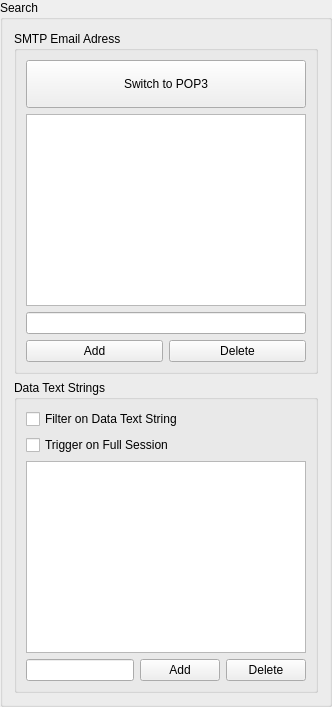
           <widget class="QGroupBox" name="groupBox_2">
            <property name="title">
             <string>Search</string>
            </property>
            <layout class="QVBoxLayout" name="verticalLayout_4">
             <item>
              <widget class="QGroupBox" name="groupBox_15">
               <property name="title">
                <string>SMTP Email Adress</string>
               </property>
               <layout class="QGridLayout" name="gridLayout_15">
                <item row="0" column="0">
                 <layout class="QVBoxLayout" name="verticalLayout_21">
                  <item>
                   <widget class="QPushButton" name="pushButton_20">
                    <property name="styleSheet">
                     <string notr="true">min-height:40px;</string>
                    </property>
                    <property name="text">
                     <string>Switch to POP3</string>
                    </property>
                   </widget>
                  </item>
                  <item>
                   <widget class="QListView" name="listView_7"/>
                  </item>
                  <item>
                   <widget class="QLineEdit" name="lineEdit_21"/>
                  </item>
                  <item>
                   <layout class="QHBoxLayout" name="horizontalLayout_27">
                    <item>
                     <widget class="QPushButton" name="pushButton_21">
                      <property name="text">
                       <string>Add</string>
                      </property>
                     </widget>
                    </item>
                    <item>
                     <widget class="QPushButton" name="pushButton_22">
                      <property name="text">
                       <string>Delete</string>
                      </property>
                     </widget>
                    </item>
                   </layout>
                  </item>
                 </layout>
                </item>
               </layout>
              </widget>
             </item>
             <item>
              <widget class="QGroupBox" name="groupBox_16">
               <property name="title">
                <string>Data Text Strings</string>
               </property>
               <layout class="QGridLayout" name="gridLayout_14">
                <item row="0" column="1">
                 <layout class="QVBoxLayout" name="verticalLayout_24">
                  <item>
                   <layout class="QVBoxLayout" name="verticalLayout_25">
                    <item>
                     <widget class="QCheckBox" name="checkBox_7">
                      <property name="text">
                       <string>Filter on Data Text String</string>
                      </property>
                     </widget>
                    </item>
                    <item>
                     <widget class="QCheckBox" name="checkBox_6">
                      <property name="text">
                       <string>Trigger on Full Session</string>
                      </property>
                     </widget>
                    </item>
                   </layout>
                  </item>
                  <item>
                   <widget class="QListView" name="listView_6"/>
                  </item>
                  <item>
                   <layout class="QHBoxLayout" name="horizontalLayout_26">
                    <item>
                     <widget class="QLineEdit" name="lineEdit_22"/>
                    </item>
                    <item>
                     <widget class="QPushButton" name="pushButton_19">
                      <property name="text">
                       <string>Add</string>
                      </property>
                     </widget>
                    </item>
                    <item>
                     <widget class="QPushButton" name="pushButton_18">
                      <property name="text">
                       <string>Delete</string>
                      </property>
                     </widget>
                    </item>
                   </layout>
                  </item>
                 </layout>
                </item>
               </layout>
              </widget>
             </item>
            </layout>
           </widget>
